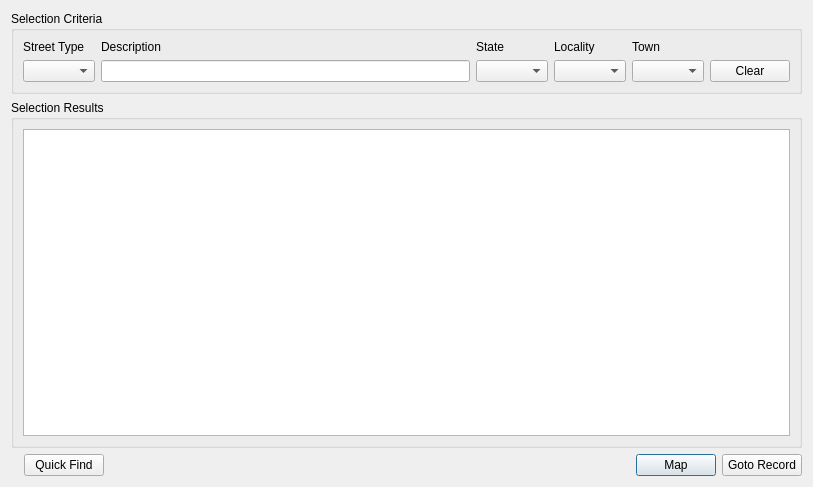
<?xml version="1.0" encoding="UTF-8"?>
<ui version="4.0">
 <class>filterStreetRecordDialog</class>
 <widget class="QDialog" name="filterStreetRecordDialog">
  <property name="windowModality">
   <enum>Qt::ApplicationModal</enum>
  </property>
  <property name="geometry">
   <rect>
    <x>0</x>
    <y>0</y>
    <width>813</width>
    <height>487</height>
   </rect>
  </property>
  <property name="windowTitle">
   <string>roadNet - Filter Street Records</string>
  </property>
  <property name="modal">
   <bool>true</bool>
  </property>
  <layout class="QGridLayout" name="gridLayout">
   <item row="2" column="0">
    <layout class="QGridLayout" name="gridLayout_9">
     <item row="0" column="5">
      <widget class="QPushButton" name="mapPushButton">
       <property name="text">
        <string>Map</string>
       </property>
      </widget>
     </item>
     <item row="0" column="2">
      <widget class="QPushButton" name="quickFindPushButton">
       <property name="text">
        <string>Quick Find</string>
       </property>
      </widget>
     </item>
     <item row="0" column="6">
      <widget class="QPushButton" name="gotoRecordPushButton">
       <property name="text">
        <string>Goto Record</string>
       </property>
      </widget>
     </item>
     <item row="0" column="0">
      <widget class="QLabel" name="totalSelectionLabel">
       <property name="text">
        <string/>
       </property>
      </widget>
     </item>
     <item row="0" column="3">
      <spacer name="horizontalSpacer_2">
       <property name="orientation">
        <enum>Qt::Horizontal</enum>
       </property>
       <property name="sizeHint" stdset="0">
        <size>
         <width>40</width>
         <height>20</height>
        </size>
       </property>
      </spacer>
     </item>
    </layout>
   </item>
   <item row="1" column="0">
    <widget class="QGroupBox" name="groupBox_2">
     <property name="title">
      <string>Selection Results</string>
     </property>
     <layout class="QGridLayout" name="gridLayout_8">
      <item row="1" column="0">
       <widget class="QTableView" name="resultsTableView">
        <property name="editTriggers">
         <set>QAbstractItemView::NoEditTriggers</set>
        </property>
        <attribute name="verticalHeaderVisible">
         <bool>false</bool>
        </attribute>
       </widget>
      </item>
     </layout>
    </widget>
   </item>
   <item row="0" column="0">
    <widget class="QGroupBox" name="groupBox">
     <property name="title">
      <string>Selection Criteria</string>
     </property>
     <layout class="QGridLayout" name="gridLayout_10">
      <item row="0" column="4">
       <layout class="QGridLayout" name="gridLayout_3">
        <item row="2" column="0">
         <widget class="QComboBox" name="localityComboBox"/>
        </item>
        <item row="1" column="0">
         <widget class="QLabel" name="localityLabel">
          <property name="text">
           <string>Locality</string>
          </property>
         </widget>
        </item>
       </layout>
      </item>
      <item row="0" column="2">
       <layout class="QGridLayout" name="gridLayout_2">
        <item row="1" column="0">
         <widget class="QLineEdit" name="descriptionLineEdit">
          <property name="minimumSize">
           <size>
            <width>140</width>
            <height>0</height>
           </size>
          </property>
          <property name="text">
           <string/>
          </property>
         </widget>
        </item>
        <item row="0" column="0">
         <widget class="QLabel" name="descriptionLabel">
          <property name="text">
           <string>Description</string>
          </property>
         </widget>
        </item>
       </layout>
      </item>
      <item row="0" column="0">
       <layout class="QGridLayout" name="gridLayout_5">
        <item row="0" column="0">
         <widget class="QLabel" name="recordTypeLabel">
          <property name="text">
           <string>Street Type</string>
          </property>
         </widget>
        </item>
        <item row="1" column="0">
         <widget class="QComboBox" name="recordTypeComboBox"/>
        </item>
       </layout>
      </item>
      <item row="0" column="5">
       <layout class="QGridLayout" name="gridLayout_4">
        <item row="1" column="0">
         <widget class="QComboBox" name="townComboBox"/>
        </item>
        <item row="0" column="0">
         <widget class="QLabel" name="townLabel">
          <property name="text">
           <string>Town</string>
          </property>
         </widget>
        </item>
       </layout>
      </item>
      <item row="0" column="3">
       <layout class="QGridLayout" name="gridLayout_6">
        <item row="0" column="0">
         <widget class="QLabel" name="stateLabel">
          <property name="text">
           <string>State</string>
          </property>
         </widget>
        </item>
        <item row="1" column="0">
         <widget class="QComboBox" name="stateComboBox"/>
        </item>
       </layout>
      </item>
      <item row="0" column="6" alignment="Qt::AlignBottom">
       <widget class="QPushButton" name="clearPushButton">
        <property name="text">
         <string>Clear</string>
        </property>
       </widget>
      </item>
     </layout>
    </widget>
   </item>
  </layout>
 </widget>
 <resources/>
 <connections/>
 <slots>
  <slot>scopy()</slot>
 </slots>
</ui>
